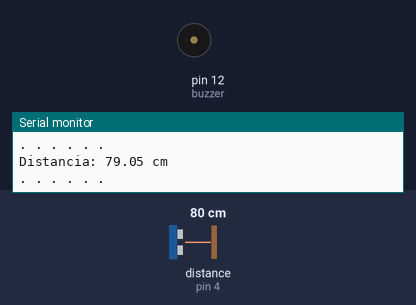
A sketch run on a simulated Arduino Uno, built with avr-gcc and run on an emulated ATmega328P. Shown: buzzer (waves = sounding), the last lines printed to the serial monitor. Wiring (inferred from the names in the program): ultrasonic range finder: trigger pin 6; echo pin 4. The test bench sets the inputs (shaded band); at power-on: distance to the obstacle (sensor on pin 4) 80 cm. The echo pulse lasts 58.3 µs per cm.

Above: at 1.8 s.
1.9 s: distance to the obstacle (sensor on pin 4) set to 54 cm
3.4 s: distance to the obstacle (sensor on pin 4) set to 45 cm
At 4.5 s:
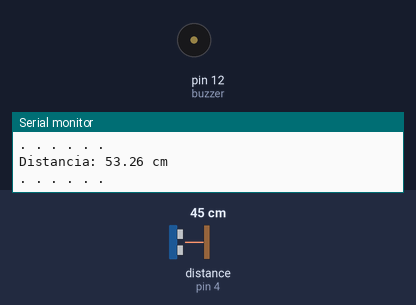
7.4 s: distance to the obstacle (sensor on pin 4) set to 60 cm
At 8.0 s:
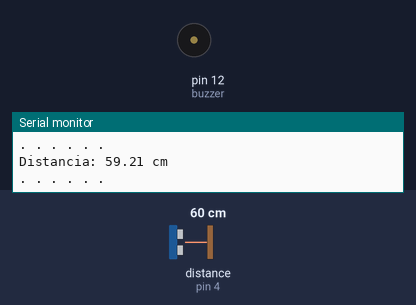
8.9 s: distance to the obstacle (sensor on pin 4) set to 47 cm
At 10.6 s:
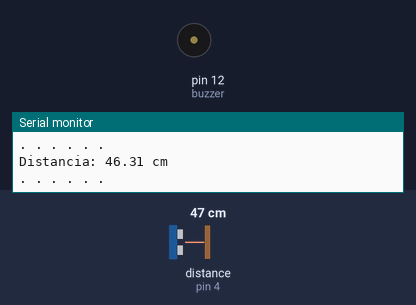
Timing chart, 0 to 14.0 s (numbered marks = the images above; inputs shaded):
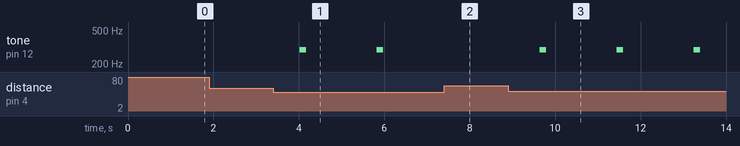

Measured:
- the behaviour switches between 51 and 50 cm on distance to the obstacle (sensor on pin 4) (found by bisection; images 0 and 1)
- after the input at 3.4 s, tone on pin 12 (buzzer): alternates 294 Hz for 0.15 s and silent for 1.7 s, starting after 0.63 s
- after the input at 7.4 s, tone on pin 12 (buzzer): stays silent (without the input it goes to 294 Hz after 0.23 s)
- after the input at 8.9 s, tone on pin 12 (buzzer): alternates 294 Hz for 0.15 s and silent for 1.7 s, starting after 0.74 s

The sketch:

ParkingSensor.ino
```cpp
// MADE BY: Matheus Martins de Sousa //
//
// O presente projeto é aberto a correções
// Use com sabedoria!
// :)
//

// DEFINIÇÕES DE PORTAS
#define pinoTrig 6 // Pino de comunicaçao ligado do Trigger
#define pinoEcho 4 // Pino de comunicaçao ligado do Echo
#define buzzer 12  // Pino de comunicação do buzer

// VARIÁVEIS UTILIZADAS
unsigned long travel;
float distancia;
float velocidade_som = 0.00034029; // Velocidade do som em metros por microssegundo

void setup()
{
  pinMode(pinoTrig, OUTPUT);
  pinMode(pinoEcho, INPUT);
  pinMode(buzzer, OUTPUT);

  Serial.begin(9600);
  Serial.println("## Iniciando leitura ##");
  Serial.println(". . . . . .");
}

void loop()
{
  sinal();

  travel = pulseIn(pinoEcho, HIGH);
  distancia = travel*0.034029/2;
  // O pulso mensurado "travel", inclui a viagem de ida e volta
  // Portanto, o valor mensurado é dividido por 2 para obter a distância real

  barulho();

  Serial.print("Distancia: ");
  Serial.print((distancia),2);
  Serial.println(" cm");
  Serial.println(". . . . . .");

  // Intervalo entre atualizacao da distancia
  delay(1000);
}

// FUNÇÃO 01: Responsavel por mensurar a distância até o objeto
void sinal()
{
  digitalWrite (pinoTrig, HIGH);
  delayMicroseconds(10);
  digitalWrite (pinoTrig, LOW);
}

// FUNÇÃO 02: Responsável por acionar o buzzer a depender da distância mensurada
void barulho()
{
  if (distancia<20){
    tone(buzzer,528);
    delay(150);
    noTone(buzzer);
    delay(50);
  }
  else if (distancia>=20 && distancia<30){
    tone(buzzer,440);
    delay(150);
    noTone(buzzer);
    delay(250);
  }
  else if (distancia>=30 && distancia<40){
    tone(buzzer,349);
    delay(150);
    noTone(buzzer);
    delay(450);
  }
  else if (distancia>=40 && distancia<50){
    tone(buzzer,294);
    delay(150);
    noTone(buzzer);
    delay(650);
  }
}

// HELP DO PROJETO //

// Frequências para o buzzer:
// Dó    262 Hz
// Ré    294 Hz
// Mi    330 Hz
// Fá    349 Hz
// Sol   392 Hz
// Lá    440 Hz
// Si    494 Hz
// #Dó   528 Hz
```
